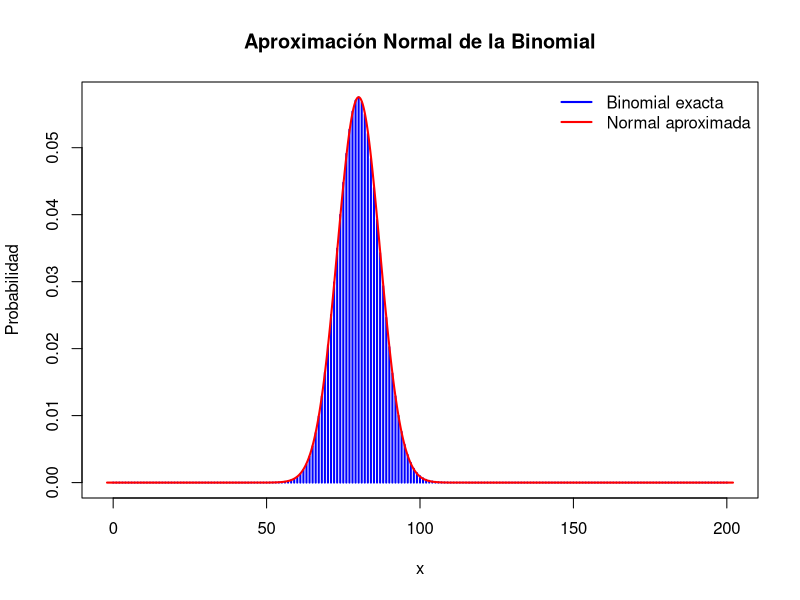
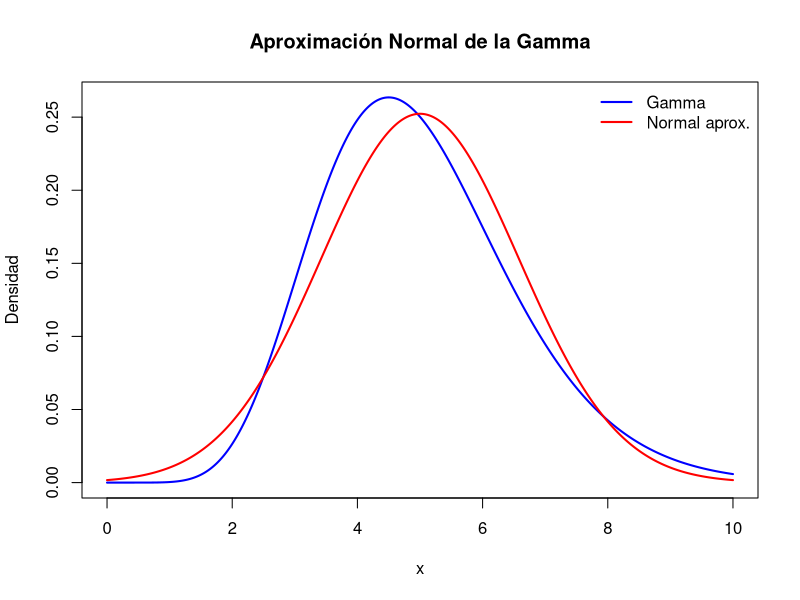
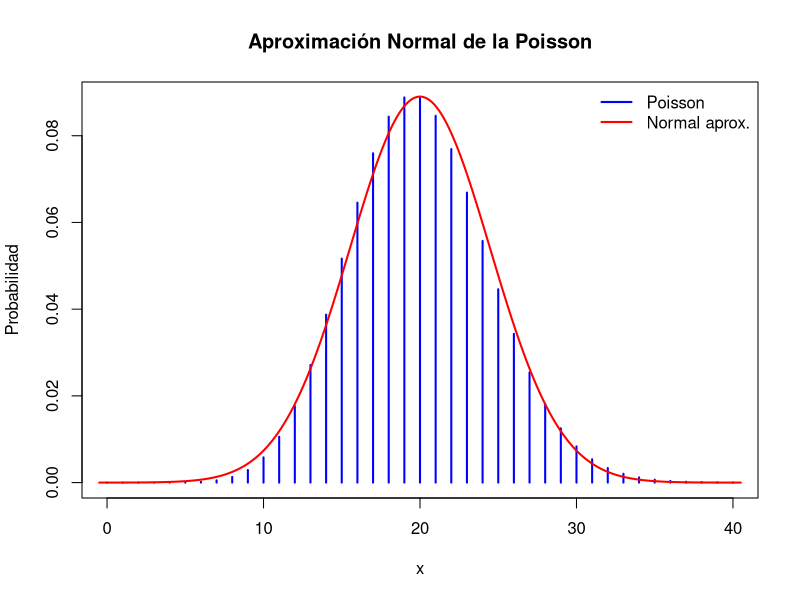

The R script that drew these images, in order:
dev.off()

### 1. Aproximación Normal de la Binomial ---------------------------------
# Parámetros
n <- 200        # número de ensayos
p <- 0.4       # probabilidad de éxito
x <- 0:n       # soporte discreto

# Probabilidades exactas
binom_probs <- dbinom(x, n, p)

# Aproximación normal
mu <- n * p
sigma <- sqrt(n * p * (1 - p))

# Corrección de continuidad: evaluamos la densidad entre x ± 0.5
x_cont <- seq(-2, n + 2, by = 0.01)
normal_approx <- pnorm(x_cont + 0.5, mu, sigma) - pnorm(x_cont - 0.5, mu, sigma)

# Gráfico comparativo
plot(x, binom_probs, type = "h", lwd = 2, col = "blue",
     main = "Aproximación Normal de la Binomial",
     ylab = "Probabilidad", xlab = "x", ylim = c(0, max(binom_probs)), 
     xlim = c(min(x_cont), max(x_cont)))
lines(x_cont, normal_approx, col = "red", lwd = 2)

legend("topright", legend = c("Binomial exacta", "Normal aproximada"),
       col = c("blue", "red"), lwd = 2, bty = "n")


### 2. Aproximación Normal de la Gamma -----------------------------------

# Parámetros
n <- 10
rate  <- 2

# Soporte continuo
x <- seq(0, n, length.out = 500)

# Densidad exacta Gamma
gamma_dens <- dgamma(x, shape = n, rate = rate)

# Aproximación normal
mu <- n / rate
sigma <- sqrt(n) / rate
normal_dens <- dnorm(x, mean = mu, sd = sigma)

# Gráfico
plot(x, gamma_dens, type = "l", lwd = 2, col = "blue",
     main = "Aproximación Normal de la Gamma",
     ylab = "Densidad", xlab = "x")
lines(x, normal_dens, col = "red", lwd = 2)
legend("topright", legend = c("Gamma", "Normal aprox."),
       col = c("blue", "red"), lwd = 2, bty = "n")


### 3. Aproximación Normal de la Poisson ---------------------------------

# Parámetro
n = 10
lambda <- 2

# Soporte discreto
x <- 0:(lambda*n*2)

# Probabilidades exactas
pois_probs <- dpois(x, lambda = lambda*n)

# Aproximación normal (con corrección de continuidad)
x_cont <- seq(-0.5, max(x) + 0.5, by = 0.01)
normal_approx <- pnorm(x_cont + 0.5, mean = lambda*n, sd = sqrt(lambda*n)) -
  pnorm(x_cont - 0.5, mean = lambda*n, sd = sqrt(lambda*n))

# Gráfico
plot(x, pois_probs, type = "h", lwd = 2, col = "blue",
     main = "Aproximación Normal de la Poisson",
     ylab = "Probabilidad", xlab = "x", ylim = c(0, max(pois_probs)))
lines(x_cont, normal_approx, col = "red", lwd = 2)
legend("topright", legend = c("Poisson", "Normal aprox."),
       col = c("blue", "red"), lwd = 2, bty = "n")
